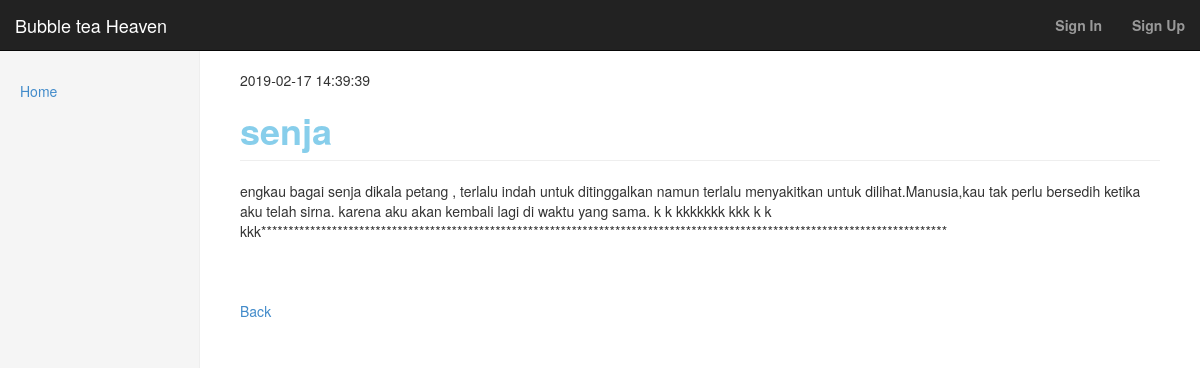
The page /view.php?id_post=3 on the database its author committed.
### tables this page shows
CREATE TABLE IF NOT EXISTS `post` (
`id_post` int(11) NOT NULL,
  `title` varchar(50) NOT NULL,
  `isi` text NOT NULL,
  `waktu` timestamp NOT NULL DEFAULT CURRENT_TIMESTAMP ON UPDATE CURRENT_TIMESTAMP,
  `id_user` int(11) NOT NULL
);

### view.php (the view, shortened to what this page needs)
<!DOCTYPE html>
<html lang="en">
  <head>
    <link href="bootstrap.css" rel="stylesheet">
    <link href="dashboard.css" rel="stylesheet">
  </head>
  <body>
    <div class="navbar navbar-inverse navbar-fixed-top" role="navigation">
      <div class="container-fluid">
        <div class="navbar-header">
             <a class="navbar-brand"><font color ="white">Bubble tea Heaven</font></a>
        </div>
        <div class="navbar-collapse collapse">
          <ul class="nav navbar-nav navbar-right">
            <li><a href="#"></a></li>
            <li><a href="#"></a></li>
            <li><a href="#"></a></li>
            <li><a href="login.php"><strong>Sign In</strong></a></li>
            <li><a href="register.php"><strong>Sign Up</strong></a></li>
          </ul>
        </div>
      </div>
    </div>
    <div class="container-fluid">
      <div class="row">
        <div class="col-sm-3 col-md-2 sidebar">
          <ul class="nav nav-sidebar">
          <li><a href="home.php">Home</a></li>
            <br>
          </ul>
        </div>
          <div class="col-sm-9 col-sm-offset-3 col-md-10 col-md-offset-2 main">
           <?php
              if(isset($_COOKIE["id"])){
                header('location:home2.php');
              }else{
                include("koneksi.php");
                $id_post = $_GET["id_post"];
                $sql = "SELECT * FROM post WHERE id_post =$id_post";
                $result = $conn->query($sql);
                if ($result) {
                    $row = $result->fetch_assoc();
                      echo " ".$row["waktu"]."<br>"."<br>";
            ?>
              <h1 class="page-header"><font color="skyblue">
              <?="<strong>" .$row["title"]."</strong>". "<br>";?> </font></h1>
              <?=
                "" . substr($row["isi"], 0,10000);
                echo " <br><br><br><br> <a href='home.php'>Back</a>";
                } else {
                     "0 results";
                }
              }
              ?>
          </div>
      </div>
    </div>
  </body>
</html>

### dashboard.css (style rules this page uses)
body { padding-top: 50px; }
.sidebar { display: none; }
@media (min-width: 768px) { .sidebar { position: fixed; top: 51px; bottom: 0; left: 0; z-index: 1000; display: block; padding: 20px; overflow-x: hidden; overflow-y: auto; background-color: #f5f5f5; border-right: 1px solid #eee; } }
.nav-sidebar { margin-right: -21px; margin-bottom: 20px; margin-left: -20px; }
.nav-sidebar > li > a { padding-right: 20px; padding-left: 20px; }
.main { padding: 20px; }
@media (min-width: 768px) { .main { padding-right: 40px; padding-left: 40px; } }
.main .page-header { margin-top: 0; }

### rows shown on the page
post: waktu "2019-02-17 14:39:39", title "senja", isi "engkau bagai senja dikala petang , terlalu indah untuk ditinggalkan namun terlalu menyakitkan untuk dilihat.Manusia,kau tak perlu bersedih ketika aku telah sirna. karena aku akan kembali lagi di waktu yang sama. k k kkkkkkk kkk k k kkk******************************************************************************************************************************"
